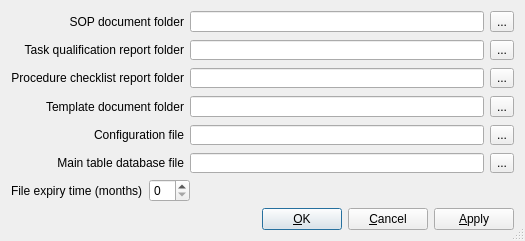
<?xml version="1.0" encoding="UTF-8"?>
<ui version="4.0">
 <class>Dialog</class>
 <widget class="QDialog" name="Dialog">
  <property name="geometry">
   <rect>
    <x>0</x>
    <y>0</y>
    <width>525</width>
    <height>241</height>
   </rect>
  </property>
  <property name="sizePolicy">
   <sizepolicy hsizetype="MinimumExpanding" vsizetype="Fixed">
    <horstretch>0</horstretch>
    <verstretch>0</verstretch>
   </sizepolicy>
  </property>
  <property name="minimumSize">
   <size>
    <width>0</width>
    <height>241</height>
   </size>
  </property>
  <property name="maximumSize">
   <size>
    <width>16777215</width>
    <height>241</height>
   </size>
  </property>
  <property name="windowTitle">
   <string>System global parameters</string>
  </property>
  <property name="sizeGripEnabled">
   <bool>true</bool>
  </property>
  <layout class="QVBoxLayout" name="verticalLayout">
   <item>
    <layout class="QFormLayout" name="formLayout">
     <property name="fieldGrowthPolicy">
      <enum>QFormLayout::ExpandingFieldsGrow</enum>
     </property>
     <item row="1" column="0">
      <layout class="QHBoxLayout" name="horizontalLayout_2">
       <item>
        <widget class="QLabel" name="label_4">
         <property name="text">
          <string>File expiry time (months)</string>
         </property>
        </widget>
       </item>
       <item>
        <widget class="QSpinBox" name="spinBox">
         <property name="sizePolicy">
          <sizepolicy hsizetype="Fixed" vsizetype="Fixed">
           <horstretch>0</horstretch>
           <verstretch>0</verstretch>
          </sizepolicy>
         </property>
        </widget>
       </item>
      </layout>
     </item>
     <item row="0" column="0" colspan="2">
      <layout class="QGridLayout" name="gridLayout">
       <property name="verticalSpacing">
        <number>8</number>
       </property>
       <item row="0" column="1">
        <widget class="QLineEdit" name="lineEdit"/>
       </item>
       <item row="4" column="1">
        <widget class="QLineEdit" name="lineEdit_5"/>
       </item>
       <item row="2" column="2">
        <widget class="QToolButton" name="toolButton_3">
         <property name="text">
          <string>...</string>
         </property>
        </widget>
       </item>
       <item row="3" column="1">
        <widget class="QLineEdit" name="lineEdit_4"/>
       </item>
       <item row="5" column="2">
        <widget class="QToolButton" name="toolButton_6">
         <property name="text">
          <string>...</string>
         </property>
        </widget>
       </item>
       <item row="4" column="2">
        <widget class="QToolButton" name="toolButton_5">
         <property name="text">
          <string>...</string>
         </property>
        </widget>
       </item>
       <item row="4" column="0">
        <widget class="QLabel" name="label_6">
         <property name="frameShape">
          <enum>QFrame::NoFrame</enum>
         </property>
         <property name="text">
          <string>Configuration file</string>
         </property>
         <property name="alignment">
          <set>Qt::AlignRight|Qt::AlignTrailing|Qt::AlignVCenter</set>
         </property>
        </widget>
       </item>
       <item row="1" column="1">
        <widget class="QLineEdit" name="lineEdit_2"/>
       </item>
       <item row="1" column="0">
        <widget class="QLabel" name="label_2">
         <property name="text">
          <string>Task qualification report folder</string>
         </property>
         <property name="alignment">
          <set>Qt::AlignRight|Qt::AlignTrailing|Qt::AlignVCenter</set>
         </property>
         <property name="buddy">
          <cstring>lineEdit_2</cstring>
         </property>
        </widget>
       </item>
       <item row="5" column="1">
        <widget class="QLineEdit" name="lineEdit_6"/>
       </item>
       <item row="5" column="0">
        <widget class="QLabel" name="label_7">
         <property name="sizePolicy">
          <sizepolicy hsizetype="Preferred" vsizetype="Preferred">
           <horstretch>0</horstretch>
           <verstretch>0</verstretch>
          </sizepolicy>
         </property>
         <property name="frameShape">
          <enum>QFrame::NoFrame</enum>
         </property>
         <property name="text">
          <string>Main table database file</string>
         </property>
         <property name="alignment">
          <set>Qt::AlignRight|Qt::AlignTrailing|Qt::AlignVCenter</set>
         </property>
        </widget>
       </item>
       <item row="0" column="2">
        <widget class="QToolButton" name="toolButton">
         <property name="text">
          <string>...</string>
         </property>
        </widget>
       </item>
       <item row="3" column="2">
        <widget class="QToolButton" name="toolButton_4">
         <property name="text">
          <string>...</string>
         </property>
        </widget>
       </item>
       <item row="3" column="0">
        <widget class="QLabel" name="label_5">
         <property name="frameShadow">
          <enum>QFrame::Plain</enum>
         </property>
         <property name="text">
          <string>Template document folder</string>
         </property>
         <property name="alignment">
          <set>Qt::AlignRight|Qt::AlignTrailing|Qt::AlignVCenter</set>
         </property>
        </widget>
       </item>
       <item row="0" column="0">
        <widget class="QLabel" name="label">
         <property name="text">
          <string>SOP document folder</string>
         </property>
         <property name="alignment">
          <set>Qt::AlignRight|Qt::AlignTrailing|Qt::AlignVCenter</set>
         </property>
         <property name="buddy">
          <cstring>lineEdit</cstring>
         </property>
        </widget>
       </item>
       <item row="2" column="0">
        <widget class="QLabel" name="label_3">
         <property name="text">
          <string>Procedure checklist report folder</string>
         </property>
         <property name="alignment">
          <set>Qt::AlignRight|Qt::AlignTrailing|Qt::AlignVCenter</set>
         </property>
        </widget>
       </item>
       <item row="1" column="2">
        <widget class="QToolButton" name="toolButton_2">
         <property name="text">
          <string>...</string>
         </property>
        </widget>
       </item>
       <item row="2" column="1">
        <widget class="QLineEdit" name="lineEdit_3"/>
       </item>
      </layout>
     </item>
    </layout>
   </item>
   <item>
    <layout class="QHBoxLayout" name="horizontalLayout">
     <item>
      <spacer name="horizontalSpacer">
       <property name="orientation">
        <enum>Qt::Horizontal</enum>
       </property>
       <property name="sizeHint" stdset="0">
        <size>
         <width>40</width>
         <height>20</height>
        </size>
       </property>
      </spacer>
     </item>
     <item>
      <widget class="QPushButton" name="pushButton">
       <property name="text">
        <string>&amp;OK</string>
       </property>
      </widget>
     </item>
     <item>
      <widget class="QPushButton" name="pushButton_3">
       <property name="text">
        <string>&amp;Cancel</string>
       </property>
      </widget>
     </item>
     <item>
      <widget class="QPushButton" name="pushButton_2">
       <property name="text">
        <string>&amp;Apply</string>
       </property>
      </widget>
     </item>
    </layout>
   </item>
  </layout>
 </widget>
 <tabstops>
  <tabstop>lineEdit</tabstop>
  <tabstop>lineEdit_2</tabstop>
  <tabstop>pushButton</tabstop>
  <tabstop>pushButton_2</tabstop>
  <tabstop>pushButton_3</tabstop>
 </tabstops>
 <resources/>
 <connections>
  <connection>
   <sender>pushButton_3</sender>
   <signal>clicked()</signal>
   <receiver>Dialog</receiver>
   <slot>reject()</slot>
   <hints>
    <hint type="sourcelabel">
     <x>302</x>
     <y>102</y>
    </hint>
    <hint type="destinationlabel">
     <x>328</x>
     <y>67</y>
    </hint>
   </hints>
  </connection>
 </connections>
</ui>
